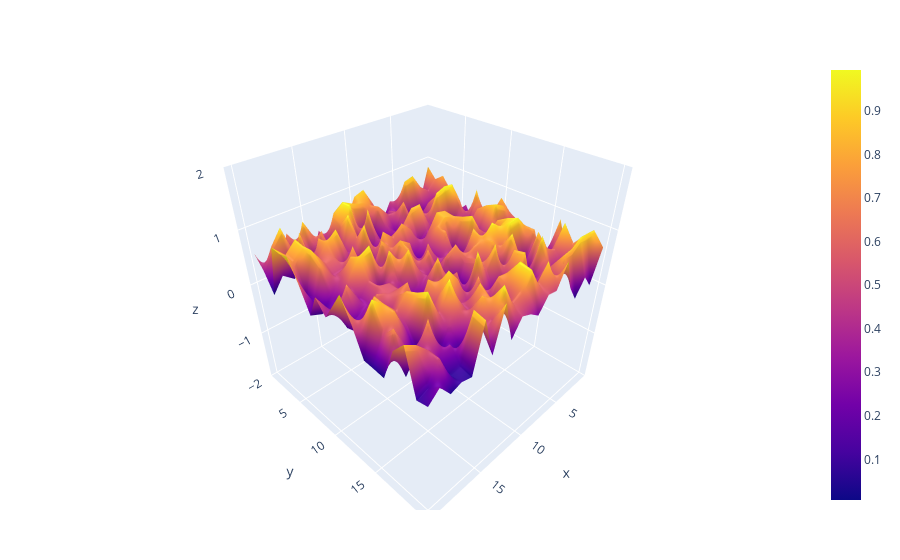

Notebook cell for this chart:
### Code cell
using PlotlyJS

density = 20

# Sample data for surface plot
x = 1:1:density 
y = 1:1:density 
z = rand(density, density)


# Set Z-axis limits
layout = Layout(
    scene = attr(
        zaxis = attr(range = [-2, 2])  # Setting the Z-axis limits
    )
)

# Create a surface plot
surface_plot = surface(x=x, y=y, z=z)


PlotlyJS.plot(surface_plot, layout)

### Figure 1 — Plotly figure (JSON) as saved in the notebook; plotly's stock layout.template omitted (floating-point values rounded to 4 significant figures; data arrays with more than 128 entries replaced by an {"elided": "..."} marker saying what was removed)
{"data": [{"type": "surface", "x": [1, 2, 3, 4, 5, 6, 7, 8, 9, 10, 11, 12, 13, 14, 15, 16, 17, 18, 19, 20], "y": [1, 2, 3, 4, 5, 6, 7, 8, 9, 10, 11, 12, 13, 14, 15, 16, 17, 18, 19, 20], "z": {"elided": "20x20 float values"}}], "layout": {"margin": {"b": 50, "l": 50, "r": 50, "t": 60}, "scene": {"zaxis": {"range": [-2, 2]}}}}
